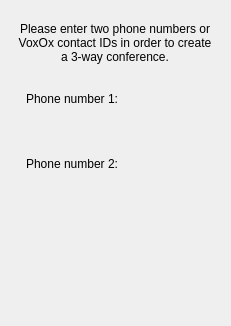
<?xml version="1.0" encoding="UTF-8"?>
<ui version="4.0">
 <class>ConferenceCallWidget</class>
 <widget class="QWidget" name="ConferenceCallWidget">
  <property name="geometry">
   <rect>
    <x>0</x>
    <y>0</y>
    <width>231</width>
    <height>326</height>
   </rect>
  </property>
  <property name="windowTitle">
   <string>Conference Call</string>
  </property>
  <layout class="QGridLayout" name="gridLayout_8">
   <property name="margin">
    <number>0</number>
   </property>
   <property name="spacing">
    <number>0</number>
   </property>
   <item row="0" column="0">
    <spacer name="verticalSpacer_5">
     <property name="orientation">
      <enum>Qt::Vertical</enum>
     </property>
     <property name="sizeHint" stdset="0">
      <size>
       <width>20</width>
       <height>10</height>
      </size>
     </property>
    </spacer>
   </item>
   <item row="1" column="0">
    <layout class="QGridLayout" name="gridLayout_3">
     <property name="spacing">
      <number>0</number>
     </property>
     <item row="0" column="0">
      <spacer name="horizontalSpacer_3">
       <property name="orientation">
        <enum>Qt::Horizontal</enum>
       </property>
       <property name="sizeHint" stdset="0">
        <size>
         <width>18</width>
         <height>20</height>
        </size>
       </property>
      </spacer>
     </item>
     <item row="0" column="1">
      <widget class="QLabel" name="headerLabel">
       <property name="minimumSize">
        <size>
         <width>200</width>
         <height>0</height>
        </size>
       </property>
       <property name="palette">
        <palette>
         <active>
          <colorrole role="WindowText">
           <brush brushstyle="SolidPattern">
            <color alpha="255">
             <red>0</red>
             <green>0</green>
             <blue>0</blue>
            </color>
           </brush>
          </colorrole>
          <colorrole role="Button">
           <brush brushstyle="SolidPattern">
            <color alpha="255">
             <red>212</red>
             <green>208</green>
             <blue>200</blue>
            </color>
           </brush>
          </colorrole>
          <colorrole role="Light">
           <brush brushstyle="SolidPattern">
            <color alpha="255">
             <red>255</red>
             <green>255</green>
             <blue>255</blue>
            </color>
           </brush>
          </colorrole>
          <colorrole role="Midlight">
           <brush brushstyle="SolidPattern">
            <color alpha="255">
             <red>234</red>
             <green>229</green>
             <blue>220</blue>
            </color>
           </brush>
          </colorrole>
          <colorrole role="Dark">
           <brush brushstyle="SolidPattern">
            <color alpha="255">
             <red>128</red>
             <green>128</green>
             <blue>128</blue>
            </color>
           </brush>
          </colorrole>
          <colorrole role="Mid">
           <brush brushstyle="SolidPattern">
            <color alpha="255">
             <red>141</red>
             <green>139</green>
             <blue>133</blue>
            </color>
           </brush>
          </colorrole>
          <colorrole role="Text">
           <brush brushstyle="SolidPattern">
            <color alpha="255">
             <red>255</red>
             <green>255</green>
             <blue>255</blue>
            </color>
           </brush>
          </colorrole>
          <colorrole role="BrightText">
           <brush brushstyle="SolidPattern">
            <color alpha="255">
             <red>255</red>
             <green>255</green>
             <blue>255</blue>
            </color>
           </brush>
          </colorrole>
          <colorrole role="ButtonText">
           <brush brushstyle="SolidPattern">
            <color alpha="255">
             <red>0</red>
             <green>0</green>
             <blue>0</blue>
            </color>
           </brush>
          </colorrole>
          <colorrole role="Base">
           <brush brushstyle="SolidPattern">
            <color alpha="255">
             <red>255</red>
             <green>255</green>
             <blue>255</blue>
            </color>
           </brush>
          </colorrole>
          <colorrole role="Window">
           <brush brushstyle="SolidPattern">
            <color alpha="255">
             <red>212</red>
             <green>208</green>
             <blue>200</blue>
            </color>
           </brush>
          </colorrole>
          <colorrole role="Shadow">
           <brush brushstyle="SolidPattern">
            <color alpha="255">
             <red>64</red>
             <green>64</green>
             <blue>64</blue>
            </color>
           </brush>
          </colorrole>
          <colorrole role="Highlight">
           <brush brushstyle="SolidPattern">
            <color alpha="255">
             <red>10</red>
             <green>36</green>
             <blue>106</blue>
            </color>
           </brush>
          </colorrole>
          <colorrole role="HighlightedText">
           <brush brushstyle="SolidPattern">
            <color alpha="255">
             <red>255</red>
             <green>255</green>
             <blue>255</blue>
            </color>
           </brush>
          </colorrole>
          <colorrole role="Link">
           <brush brushstyle="SolidPattern">
            <color alpha="255">
             <red>0</red>
             <green>0</green>
             <blue>255</blue>
            </color>
           </brush>
          </colorrole>
          <colorrole role="LinkVisited">
           <brush brushstyle="SolidPattern">
            <color alpha="255">
             <red>255</red>
             <green>0</green>
             <blue>255</blue>
            </color>
           </brush>
          </colorrole>
          <colorrole role="AlternateBase">
           <brush brushstyle="SolidPattern">
            <color alpha="255">
             <red>232</red>
             <green>232</green>
             <blue>232</blue>
            </color>
           </brush>
          </colorrole>
         </active>
         <inactive>
          <colorrole role="WindowText">
           <brush brushstyle="SolidPattern">
            <color alpha="255">
             <red>0</red>
             <green>0</green>
             <blue>0</blue>
            </color>
           </brush>
          </colorrole>
          <colorrole role="Button">
           <brush brushstyle="SolidPattern">
            <color alpha="255">
             <red>212</red>
             <green>208</green>
             <blue>200</blue>
            </color>
           </brush>
          </colorrole>
          <colorrole role="Light">
           <brush brushstyle="SolidPattern">
            <color alpha="255">
             <red>255</red>
             <green>255</green>
             <blue>255</blue>
            </color>
           </brush>
          </colorrole>
          <colorrole role="Midlight">
           <brush brushstyle="SolidPattern">
            <color alpha="255">
             <red>234</red>
             <green>229</green>
             <blue>220</blue>
            </color>
           </brush>
          </colorrole>
          <colorrole role="Dark">
           <brush brushstyle="SolidPattern">
            <color alpha="255">
             <red>128</red>
             <green>128</green>
             <blue>128</blue>
            </color>
           </brush>
          </colorrole>
          <colorrole role="Mid">
           <brush brushstyle="SolidPattern">
            <color alpha="255">
             <red>141</red>
             <green>139</green>
             <blue>133</blue>
            </color>
           </brush>
          </colorrole>
          <colorrole role="Text">
           <brush brushstyle="SolidPattern">
            <color alpha="255">
             <red>255</red>
             <green>255</green>
             <blue>255</blue>
            </color>
           </brush>
          </colorrole>
          <colorrole role="BrightText">
           <brush brushstyle="SolidPattern">
            <color alpha="255">
             <red>255</red>
             <green>255</green>
             <blue>255</blue>
            </color>
           </brush>
          </colorrole>
          <colorrole role="ButtonText">
           <brush brushstyle="SolidPattern">
            <color alpha="255">
             <red>0</red>
             <green>0</green>
             <blue>0</blue>
            </color>
           </brush>
          </colorrole>
          <colorrole role="Base">
           <brush brushstyle="SolidPattern">
            <color alpha="255">
             <red>255</red>
             <green>255</green>
             <blue>255</blue>
            </color>
           </brush>
          </colorrole>
          <colorrole role="Window">
           <brush brushstyle="SolidPattern">
            <color alpha="255">
             <red>212</red>
             <green>208</green>
             <blue>200</blue>
            </color>
           </brush>
          </colorrole>
          <colorrole role="Shadow">
           <brush brushstyle="SolidPattern">
            <color alpha="255">
             <red>64</red>
             <green>64</green>
             <blue>64</blue>
            </color>
           </brush>
          </colorrole>
          <colorrole role="Highlight">
           <brush brushstyle="SolidPattern">
            <color alpha="255">
             <red>212</red>
             <green>208</green>
             <blue>200</blue>
            </color>
           </brush>
          </colorrole>
          <colorrole role="HighlightedText">
           <brush brushstyle="SolidPattern">
            <color alpha="255">
             <red>0</red>
             <green>0</green>
             <blue>0</blue>
            </color>
           </brush>
          </colorrole>
          <colorrole role="Link">
           <brush brushstyle="SolidPattern">
            <color alpha="255">
             <red>0</red>
             <green>0</green>
             <blue>255</blue>
            </color>
           </brush>
          </colorrole>
          <colorrole role="LinkVisited">
           <brush brushstyle="SolidPattern">
            <color alpha="255">
             <red>255</red>
             <green>0</green>
             <blue>255</blue>
            </color>
           </brush>
          </colorrole>
          <colorrole role="AlternateBase">
           <brush brushstyle="SolidPattern">
            <color alpha="255">
             <red>232</red>
             <green>232</green>
             <blue>232</blue>
            </color>
           </brush>
          </colorrole>
         </inactive>
         <disabled>
          <colorrole role="WindowText">
           <brush brushstyle="SolidPattern">
            <color alpha="255">
             <red>106</red>
             <green>104</green>
             <blue>100</blue>
            </color>
           </brush>
          </colorrole>
          <colorrole role="Button">
           <brush brushstyle="SolidPattern">
            <color alpha="255">
             <red>212</red>
             <green>208</green>
             <blue>200</blue>
            </color>
           </brush>
          </colorrole>
          <colorrole role="Light">
           <brush brushstyle="SolidPattern">
            <color alpha="255">
             <red>255</red>
             <green>255</green>
             <blue>255</blue>
            </color>
           </brush>
          </colorrole>
          <colorrole role="Midlight">
           <brush brushstyle="SolidPattern">
            <color alpha="255">
             <red>233</red>
             <green>231</green>
             <blue>227</blue>
            </color>
           </brush>
          </colorrole>
          <colorrole role="Dark">
           <brush brushstyle="SolidPattern">
            <color alpha="255">
             <red>128</red>
             <green>128</green>
             <blue>128</blue>
            </color>
           </brush>
          </colorrole>
          <colorrole role="Mid">
           <brush brushstyle="SolidPattern">
            <color alpha="255">
             <red>141</red>
             <green>139</green>
             <blue>133</blue>
            </color>
           </brush>
          </colorrole>
          <colorrole role="Text">
           <brush brushstyle="SolidPattern">
            <color alpha="255">
             <red>106</red>
             <green>104</green>
             <blue>100</blue>
            </color>
           </brush>
          </colorrole>
          <colorrole role="BrightText">
           <brush brushstyle="SolidPattern">
            <color alpha="255">
             <red>255</red>
             <green>255</green>
             <blue>255</blue>
            </color>
           </brush>
          </colorrole>
          <colorrole role="ButtonText">
           <brush brushstyle="SolidPattern">
            <color alpha="255">
             <red>106</red>
             <green>104</green>
             <blue>100</blue>
            </color>
           </brush>
          </colorrole>
          <colorrole role="Base">
           <brush brushstyle="SolidPattern">
            <color alpha="255">
             <red>212</red>
             <green>208</green>
             <blue>200</blue>
            </color>
           </brush>
          </colorrole>
          <colorrole role="Window">
           <brush brushstyle="SolidPattern">
            <color alpha="255">
             <red>212</red>
             <green>208</green>
             <blue>200</blue>
            </color>
           </brush>
          </colorrole>
          <colorrole role="Shadow">
           <brush brushstyle="SolidPattern">
            <color alpha="255">
             <red>0</red>
             <green>0</green>
             <blue>0</blue>
            </color>
           </brush>
          </colorrole>
          <colorrole role="Highlight">
           <brush brushstyle="SolidPattern">
            <color alpha="255">
             <red>10</red>
             <green>36</green>
             <blue>106</blue>
            </color>
           </brush>
          </colorrole>
          <colorrole role="HighlightedText">
           <brush brushstyle="SolidPattern">
            <color alpha="255">
             <red>255</red>
             <green>255</green>
             <blue>255</blue>
            </color>
           </brush>
          </colorrole>
          <colorrole role="Link">
           <brush brushstyle="SolidPattern">
            <color alpha="255">
             <red>0</red>
             <green>0</green>
             <blue>255</blue>
            </color>
           </brush>
          </colorrole>
          <colorrole role="LinkVisited">
           <brush brushstyle="SolidPattern">
            <color alpha="255">
             <red>255</red>
             <green>0</green>
             <blue>255</blue>
            </color>
           </brush>
          </colorrole>
          <colorrole role="AlternateBase">
           <brush brushstyle="SolidPattern">
            <color alpha="255">
             <red>232</red>
             <green>232</green>
             <blue>232</blue>
            </color>
           </brush>
          </colorrole>
         </disabled>
        </palette>
       </property>
       <property name="text">
        <string>Please enter two phone numbers or VoxOx contact IDs in order to create a 3-way conference.</string>
       </property>
       <property name="textFormat">
        <enum>Qt::PlainText</enum>
       </property>
       <property name="alignment">
        <set>Qt::AlignCenter</set>
       </property>
       <property name="wordWrap">
        <bool>true</bool>
       </property>
       <property name="indent">
        <number>100</number>
       </property>
      </widget>
     </item>
     <item row="0" column="2">
      <spacer name="horizontalSpacer_4">
       <property name="orientation">
        <enum>Qt::Horizontal</enum>
       </property>
       <property name="sizeHint" stdset="0">
        <size>
         <width>18</width>
         <height>20</height>
        </size>
       </property>
      </spacer>
     </item>
    </layout>
   </item>
   <item row="2" column="0">
    <spacer name="verticalSpacer_3">
     <property name="orientation">
      <enum>Qt::Vertical</enum>
     </property>
     <property name="sizeType">
      <enum>QSizePolicy::Fixed</enum>
     </property>
     <property name="sizeHint" stdset="0">
      <size>
       <width>20</width>
       <height>25</height>
      </size>
     </property>
    </spacer>
   </item>
   <item row="3" column="0">
    <layout class="QGridLayout" name="gridLayout_4">
     <property name="spacing">
      <number>0</number>
     </property>
     <item row="0" column="0">
      <spacer name="horizontalSpacer_5">
       <property name="orientation">
        <enum>Qt::Horizontal</enum>
       </property>
       <property name="sizeHint" stdset="0">
        <size>
         <width>18</width>
         <height>20</height>
        </size>
       </property>
      </spacer>
     </item>
     <item row="0" column="1">
      <layout class="QGridLayout" name="gridLayout">
       <property name="horizontalSpacing">
        <number>0</number>
       </property>
       <property name="verticalSpacing">
        <number>5</number>
       </property>
       <item row="0" column="0">
        <widget class="QLabel" name="phoneNumber1Label">
         <property name="text">
          <string>Phone number 1:</string>
         </property>
        </widget>
       </item>
       <item row="0" column="1">
        <spacer name="horizontalSpacer">
         <property name="orientation">
          <enum>Qt::Horizontal</enum>
         </property>
         <property name="sizeHint" stdset="0">
          <size>
           <width>40</width>
           <height>20</height>
          </size>
         </property>
        </spacer>
       </item>
       <item row="1" column="0" colspan="2">
        <widget class="QFrame" name="phoneNumber1Frame">
         <property name="sizePolicy">
          <sizepolicy hsizetype="Preferred" vsizetype="MinimumExpanding">
           <horstretch>0</horstretch>
           <verstretch>0</verstretch>
          </sizepolicy>
         </property>
         <property name="minimumSize">
          <size>
           <width>180</width>
           <height>30</height>
          </size>
         </property>
         <property name="maximumSize">
          <size>
           <width>16777215</width>
           <height>30</height>
          </size>
         </property>
         <property name="frameShape">
          <enum>QFrame::NoFrame</enum>
         </property>
         <property name="frameShadow">
          <enum>QFrame::Plain</enum>
         </property>
         <property name="lineWidth">
          <number>0</number>
         </property>
        </widget>
       </item>
      </layout>
     </item>
     <item row="0" column="2">
      <spacer name="horizontalSpacer_6">
       <property name="orientation">
        <enum>Qt::Horizontal</enum>
       </property>
       <property name="sizeHint" stdset="0">
        <size>
         <width>13</width>
         <height>20</height>
        </size>
       </property>
      </spacer>
     </item>
    </layout>
   </item>
   <item row="4" column="0">
    <spacer name="verticalSpacer_2">
     <property name="orientation">
      <enum>Qt::Vertical</enum>
     </property>
     <property name="sizeType">
      <enum>QSizePolicy::Fixed</enum>
     </property>
     <property name="sizeHint" stdset="0">
      <size>
       <width>20</width>
       <height>10</height>
      </size>
     </property>
    </spacer>
   </item>
   <item row="5" column="0">
    <layout class="QGridLayout" name="gridLayout_5">
     <property name="spacing">
      <number>0</number>
     </property>
     <item row="0" column="0">
      <spacer name="horizontalSpacer_8">
       <property name="orientation">
        <enum>Qt::Horizontal</enum>
       </property>
       <property name="sizeHint" stdset="0">
        <size>
         <width>13</width>
         <height>20</height>
        </size>
       </property>
      </spacer>
     </item>
     <item row="0" column="1">
      <layout class="QGridLayout" name="gridLayout_2">
       <property name="horizontalSpacing">
        <number>0</number>
       </property>
       <property name="verticalSpacing">
        <number>5</number>
       </property>
       <item row="0" column="0">
        <widget class="QLabel" name="phoneNumber2Label">
         <property name="text">
          <string>Phone number 2:</string>
         </property>
        </widget>
       </item>
       <item row="0" column="1">
        <spacer name="horizontalSpacer_2">
         <property name="orientation">
          <enum>Qt::Horizontal</enum>
         </property>
         <property name="sizeHint" stdset="0">
          <size>
           <width>40</width>
           <height>20</height>
          </size>
         </property>
        </spacer>
       </item>
       <item row="1" column="0" colspan="2">
        <widget class="QFrame" name="phoneNumber2Frame">
         <property name="sizePolicy">
          <sizepolicy hsizetype="Preferred" vsizetype="MinimumExpanding">
           <horstretch>0</horstretch>
           <verstretch>0</verstretch>
          </sizepolicy>
         </property>
         <property name="minimumSize">
          <size>
           <width>180</width>
           <height>30</height>
          </size>
         </property>
         <property name="maximumSize">
          <size>
           <width>16777215</width>
           <height>30</height>
          </size>
         </property>
         <property name="frameShape">
          <enum>QFrame::NoFrame</enum>
         </property>
         <property name="frameShadow">
          <enum>QFrame::Plain</enum>
         </property>
         <property name="lineWidth">
          <number>0</number>
         </property>
        </widget>
       </item>
      </layout>
     </item>
     <item row="0" column="2">
      <spacer name="horizontalSpacer_7">
       <property name="orientation">
        <enum>Qt::Horizontal</enum>
       </property>
       <property name="sizeHint" stdset="0">
        <size>
         <width>18</width>
         <height>20</height>
        </size>
       </property>
      </spacer>
     </item>
    </layout>
   </item>
   <item row="6" column="0">
    <spacer name="verticalSpacer_4">
     <property name="orientation">
      <enum>Qt::Vertical</enum>
     </property>
     <property name="sizeType">
      <enum>QSizePolicy::Fixed</enum>
     </property>
     <property name="sizeHint" stdset="0">
      <size>
       <width>20</width>
       <height>25</height>
      </size>
     </property>
    </spacer>
   </item>
   <item row="7" column="0">
    <layout class="QGridLayout" name="gridLayout_6">
     <property name="spacing">
      <number>0</number>
     </property>
     <item row="0" column="0">
      <spacer name="horizontalSpacer_9">
       <property name="orientation">
        <enum>Qt::Horizontal</enum>
       </property>
       <property name="sizeHint" stdset="0">
        <size>
         <width>40</width>
         <height>20</height>
        </size>
       </property>
      </spacer>
     </item>
     <item row="0" column="1">
      <widget class="ImageButton" name="startButton" native="true">
       <property name="sizePolicy">
        <sizepolicy hsizetype="Fixed" vsizetype="Fixed">
         <horstretch>0</horstretch>
         <verstretch>0</verstretch>
        </sizepolicy>
       </property>
       <property name="minimumSize">
        <size>
         <width>158</width>
         <height>34</height>
        </size>
       </property>
       <property name="maximumSize">
        <size>
         <width>158</width>
         <height>34</height>
        </size>
       </property>
       <property name="text" stdset="0">
        <string/>
       </property>
      </widget>
     </item>
     <item row="0" column="2">
      <spacer name="horizontalSpacer_10">
       <property name="orientation">
        <enum>Qt::Horizontal</enum>
       </property>
       <property name="sizeHint" stdset="0">
        <size>
         <width>40</width>
         <height>20</height>
        </size>
       </property>
      </spacer>
     </item>
    </layout>
   </item>
   <item row="8" column="0">
    <spacer name="verticalSpacer">
     <property name="orientation">
      <enum>Qt::Vertical</enum>
     </property>
     <property name="sizeType">
      <enum>QSizePolicy::Fixed</enum>
     </property>
     <property name="sizeHint" stdset="0">
      <size>
       <width>20</width>
       <height>2</height>
      </size>
     </property>
    </spacer>
   </item>
   <item row="9" column="0">
    <layout class="QGridLayout" name="gridLayout_7">
     <property name="spacing">
      <number>0</number>
     </property>
     <item row="0" column="0">
      <spacer name="horizontalSpacer_12">
       <property name="orientation">
        <enum>Qt::Horizontal</enum>
       </property>
       <property name="sizeHint" stdset="0">
        <size>
         <width>40</width>
         <height>20</height>
        </size>
       </property>
      </spacer>
     </item>
     <item row="0" column="1">
      <widget class="ImageButton" name="cancelButton" native="true">
       <property name="sizePolicy">
        <sizepolicy hsizetype="Fixed" vsizetype="Fixed">
         <horstretch>0</horstretch>
         <verstretch>0</verstretch>
        </sizepolicy>
       </property>
       <property name="minimumSize">
        <size>
         <width>158</width>
         <height>34</height>
        </size>
       </property>
       <property name="maximumSize">
        <size>
         <width>158</width>
         <height>34</height>
        </size>
       </property>
       <property name="text" stdset="0">
        <string/>
       </property>
      </widget>
     </item>
     <item row="0" column="2">
      <spacer name="horizontalSpacer_11">
       <property name="orientation">
        <enum>Qt::Horizontal</enum>
       </property>
       <property name="sizeHint" stdset="0">
        <size>
         <width>40</width>
         <height>20</height>
        </size>
       </property>
      </spacer>
     </item>
    </layout>
   </item>
   <item row="10" column="0">
    <spacer name="verticalSpacer_6">
     <property name="orientation">
      <enum>Qt::Vertical</enum>
     </property>
     <property name="sizeHint" stdset="0">
      <size>
       <width>20</width>
       <height>19</height>
      </size>
     </property>
    </spacer>
   </item>
  </layout>
 </widget>
 <customwidgets>
  <customwidget>
   <class>ImageButton</class>
   <extends>QWidget</extends>
   <header>qtutil/ImageButton.h</header>
  </customwidget>
 </customwidgets>
 <resources/>
 <connections/>
</ui>
